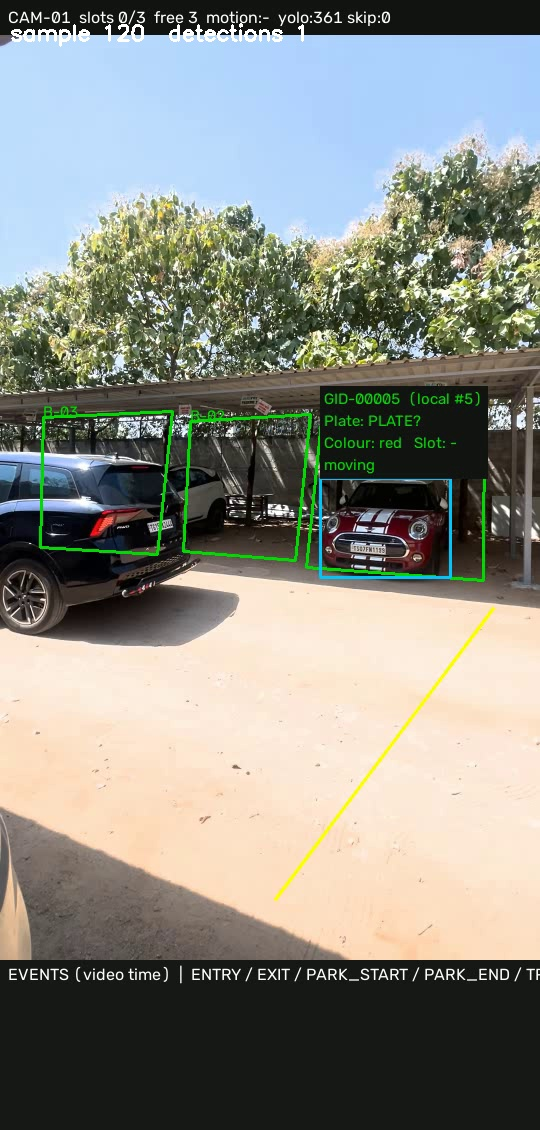
#> input picture TEST_REPORTS/raw/video/probe-1-sample-0.jpg, 540 x 1130 px
$ python -i camera_motion.py   (imports and definitions only)
#> lines starting #> are read from the running program, lines starting #| are printed output that depends on the picture
"""Reference-frame camera motion estimation for virtual parking geometry.

The returned affine matrix maps points in the CURRENT source frame into the
REFERENCE source frame. Detection and tracking remain in current-frame pixels.
"""
from __future__ import annotations

import csv
import math
import os
import time

import cv2
import numpy as np


# [14 lines left out: functions transform_points, transform_bbox, not called in this run]


class CameraMotionEstimator:
    """Estimate current-to-reference motion with ORB/RANSAC and ECC fallback.

    Low-quality estimates are rejected and the last good transform is held.
    Diagnostics are appended to CSV when ``diagnostics_path`` is supplied.
    """
    def __init__(self, diagnostics_path=None, max_dimension=800, min_inliers=8,
                 max_translation_fraction=0.35, max_rotation_deg=20.0,
                 min_scale=0.65, max_scale=1.50, smoothing=0.60):
        self.max_dimension = int(max_dimension)
        self.min_inliers = int(min_inliers)
        self.max_translation_fraction = float(max_translation_fraction)
        self.max_rotation_deg = float(max_rotation_deg)
        self.min_scale, self.max_scale = float(min_scale), float(max_scale)
        self.smoothing = float(smoothing)
        self.orb = cv2.ORB_create(nfeatures=1800, scaleFactor=1.2, nlevels=8)
        self.matcher = cv2.BFMatcher(cv2.NORM_HAMMING)
        self.reference_gray = None
        self.reference_size = None
        self.reference_kp = None
        self.reference_desc = None
        # Previous usable feature frame and its mapping into geometry/reference
        # coordinates. This is a fallback when a pan/tilt/zoom loses direct
        # overlap with the very first frame.
        self.previous_kp = None
        self.previous_desc = None
        self.previous_to_reference = np.array(
            [[1., 0., 0.], [0., 1., 0.]], dtype=np.float32
        )
        self.last_good = np.array([[1., 0., 0.], [0., 1., 0.]], dtype=np.float32)
        self.quality = "reference"
        self.inliers = 0
        self._csv_path = diagnostics_path
        self._csv_ready = False

    def _gray(self, image):
        gray = cv2.cvtColor(image, cv2.COLOR_BGR2GRAY) if image.ndim == 3 else image
        h, w = gray.shape[:2]
        scale = min(1.0, float(self.max_dimension) / max(h, w))
        if scale < 1.0:
            gray = cv2.resize(gray, (max(1, round(w * scale)), max(1, round(h * scale))),
                              interpolation=cv2.INTER_AREA)
        return gray, scale

    # [18 lines left out: function _log, not called in this run]
    def _log(
        self,
        frame_id,
        matrix,
        inliers,
        method,
        accepted,
        rejection_reason="",
        ecc_score=None,
        candidate_matrix=None,
    ):
        if not self._csv_path:
            return

        parent = os.path.dirname(self._csv_path)
        if parent:
            os.makedirs(parent, exist_ok=True)

        new_file = (
            not os.path.exists(self._csv_path)
            or os.path.getsize(self._csv_path) == 0
        )

        # Log the candidate separately from the last accepted transform.
        candidate = (
            np.asarray(candidate_matrix, dtype=float)
            if candidate_matrix is not None
            else None
        )
        held = np.asarray(matrix, dtype=float)

        # [13 lines left out: function metrics, not called in this run]

        with open(self._csv_path, "a", newline="", encoding="utf-8") as f:
            writer = csv.writer(f)
            if new_file:
                writer.writerow([
                    "time", "frame_id", "method", "accepted", "inliers",
                    "candidate_tx_px", "candidate_ty_px",
                    "candidate_rotation_deg", "candidate_scale",
                    "rejection_reason", "ecc_score",
                    "held_tx_px", "held_ty_px",
                    "held_rotation_deg", "held_scale", "quality",
                ])

            writer.writerow([
                f"{time.time():.3f}",
                frame_id,
                method,
                int(accepted),
                int(inliers),
                *metrics(candidate),
                rejection_reason,
                "" if ecc_score is None else f"{ecc_score:.5f}",
                *metrics(held),
                self.quality,
            ])


    # [40 lines left out: functions _to_source_matrix, _rejection_reason, not called in this run]

    def _acceptable(self, matrix, inliers, gray_shape):
        return self._rejection_reason(matrix, inliers, gray_shape) == "accepted"


    # [38 lines left out: functions _homogeneous, _affine_from_matches, _matrix_to_source, not called in this run]

    @staticmethod
    def _mask_boxes(gray_shape, moving_boxes, scale):
        h, w = gray_shape
        mask = np.full((h, w), 255, dtype=np.uint8)
        for box in moving_boxes or ():
            x1, y1, x2, y2 = map(float, box)
            x1 = int(max(0, min(w, round(x1 * scale))))
            x2 = int(max(0, min(w, round(x2 * scale))))
            y1 = int(max(0, min(h, round(y1 * scale))))
            y2 = int(max(0, min(h, round(y2 * scale))))
            if x2 > x1 and y2 > y1:
                cv2.rectangle(mask, (x1, y1), (x2, y2), 0, -1)
        return mask

    # [28 lines left out: functions _matrix_metrics, _smooth_to, not called in this run]

    def update(self, image, moving_boxes=(), frame_id=None):
        """Return a validated current-frame -> calibrated-reference transform.

        First try matching to the reference frame, which bounds accumulated
        drift. If a moving camera loses enough overlap for that match, estimate
        current -> previous and compose it with the previous frame's validated
        reference transform. A weak/textureless frame never resets the transform.
        """
        gray, scale = self._gray(image)
        mask = self._mask_boxes(gray.shape, moving_boxes, scale)
        kp, desc = self.orb.detectAndCompute(gray, mask)

        if self.reference_gray is None:
            self.reference_gray = gray
            self.reference_size = image.shape[1], image.shape[0]
            # Exclude detected vehicles even in the very first frame. Otherwise
            # their features can drag the reference as they move.
            self.reference_kp, self.reference_desc = kp, desc
            self.previous_kp, self.previous_desc = kp, desc
            self.previous_to_reference = self.last_good.copy()
            self.quality, self.inliers = "reference", 0
            self._log(frame_id, self.last_good, 0, "reference", True,
                      rejection_reason="reference_frame")
            return self.last_good.copy()

        candidate, inliers = self._affine_from_matches(
            kp, desc, self.reference_kp, self.reference_desc,
            self.matcher, scale, self.min_inliers,
        )
        method = "orb_ransac"
        rejection_reason = self._rejection_reason(candidate, inliers, gray.shape)
        accepted = rejection_reason == "accepted"
        ecc_score = None

        # Fallback: chain a local transform from this frame to the last feature
        # frame with a known reference pose. The local motion is checked against
        # conservative per-step limits before it is composed.
        if not accepted and self.previous_desc is not None:
            incremental, local_inliers = self._affine_from_matches(
                kp, desc, self.previous_kp, self.previous_desc,
                self.matcher, scale, self.min_inliers,
            )
            if incremental is not None and local_inliers >= self.min_inliers:
                inc_scale, inc_rotation, inc_translation = self._matrix_metrics(incremental)
                diagonal = math.hypot(image.shape[1], image.shape[0])
                local_ok = (
                    np.isfinite(incremental).all()
                    and self.min_scale <= inc_scale <= self.max_scale
                    and abs(inc_rotation) <= self.max_rotation_deg
                    and inc_translation <= 0.30 * diagonal
                )
                if local_ok:
                    candidate = (
                        self._homogeneous(self.previous_to_reference)
                        @ self._homogeneous(incremental)
                    )[:2].astype(np.float32)
                    inliers = local_inliers
                    method = "orb_prev_ransac"
                    rejection_reason = "accepted_incremental"
                    accepted = True
                else:
                    rejection_reason = "incremental_transform_out_of_range"

        # Final fallback: ECC is useful for small motion but is intentionally
        # accepted only with a strong correlation score.
        if not accepted and desc is not None and self.reference_desc is not None:
            try:
                warp = np.eye(2, 3, dtype=np.float32)
                criteria = (cv2.TERM_CRITERIA_EPS | cv2.TERM_CRITERIA_COUNT, 35, 1e-5)
                score, warp = cv2.findTransformECC(
                    self.reference_gray, gray, warp, cv2.MOTION_AFFINE,
                    criteria, None, 1
                )
                ecc_score = float(score)
                candidate = self._matrix_to_source(
                    cv2.invertAffineTransform(warp), scale
                )
                rejection_reason = self._rejection_reason(
                    candidate, self.min_inliers, gray.shape
                )
                if score < 0.75:
                    rejection_reason = "ecc_score_too_low"
                accepted = rejection_reason == "accepted"
                if accepted:
                    method = "ecc_fallback"
                    inliers = 0
            except cv2.error:
                candidate, accepted = None, False
                rejection_reason = "ecc_error"

        if accepted and candidate is not None:
            # A reference-frame estimate is already anchored to the calibrated
            # first frame. Blending it with last frame's pose creates visible
            # lag between the camera and the slot outlines. Apply those absolute
            # estimates directly; lightly smooth only chained incremental ones.
            if method in {"orb_ransac", "ecc_fallback"}:
                self.last_good = np.asarray(candidate, dtype=np.float32).copy()
            else:
                self._smooth_to(candidate, alpha=max(self.smoothing, 0.90))
            self.quality = {
                "orb_ransac": "good",
                "orb_prev_ransac": "incremental",
                "ecc_fallback": "ecc",
            }.get(method, "good")
        else:
            self.quality = "held_last_good"

        self.inliers = inliers
        # Only advance the incremental anchor when this frame's pose was
        # accepted. Associating a failed frame's descriptors with the held pose
        # would silently lose the camera movement between those two frames.
        if accepted and desc is not None and len(desc) >= self.min_inliers:
            self.previous_kp, self.previous_desc = kp, desc
            self.previous_to_reference = self.last_good.copy()

        self._log(
            frame_id, self.last_good, inliers, method, accepted,
            rejection_reason=rejection_reason, ecc_score=ecc_score,
            candidate_matrix=candidate,
        )
        return self.last_good.copy()

>>> import cv2
>>> picture = cv2.imread('../../TEST_REPORTS/raw/video/probe-1-sample-0.jpg')
#> picture is the input picture: shape (1130, 540, 3); mean B, G, R 130, 138.5, 137.4
>>> result = CameraMotionEstimator().update(picture)
#> in _gray, `gray = cv2.cvtColor(image, cv2.COLOR_BGR2GRAY) if image.ndim == 3 else..`:
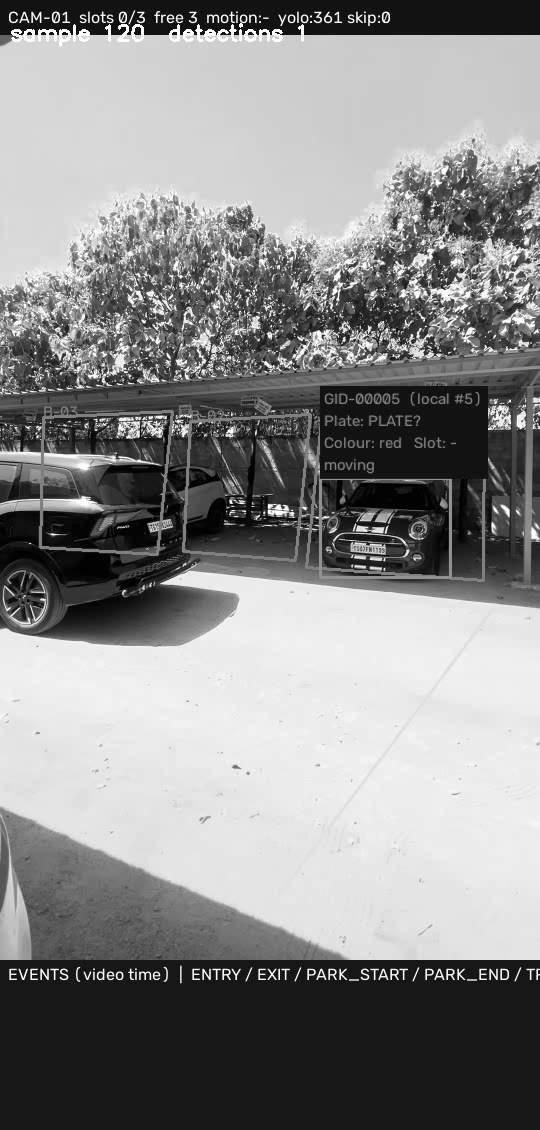
#> gray: shape (1130, 540); min 0, max 255, mean 137.2
#> in update, `gray, scale = self._gray(image)`: scale = 0.708
#> after the loop in _mask_boxes, `for box in moving_boxes or ():`: mask: shape (800, 382); every value is 255
#> in update, `kp, desc = self.orb.detectAndCompute(gray, mask)`: kp = 1800 keypoints; strongest (x, y, size): (319, 690, 31), (71, 690, 31), (310, 691, 31), (192, 689, 31)
#> in update, `self.reference_kp, self.reference_desc = kp, desc`: self.reference_kp has the same summary as kp
#> in update, `self.previous_kp, self.previous_desc = kp, desc`: self.previous_kp has the same summary as kp
#> result = [[1, 0, 0], [0, 1, 0]]

$ run again, on TEST_REPORTS/raw/video/probe-1-sample-12.jpg
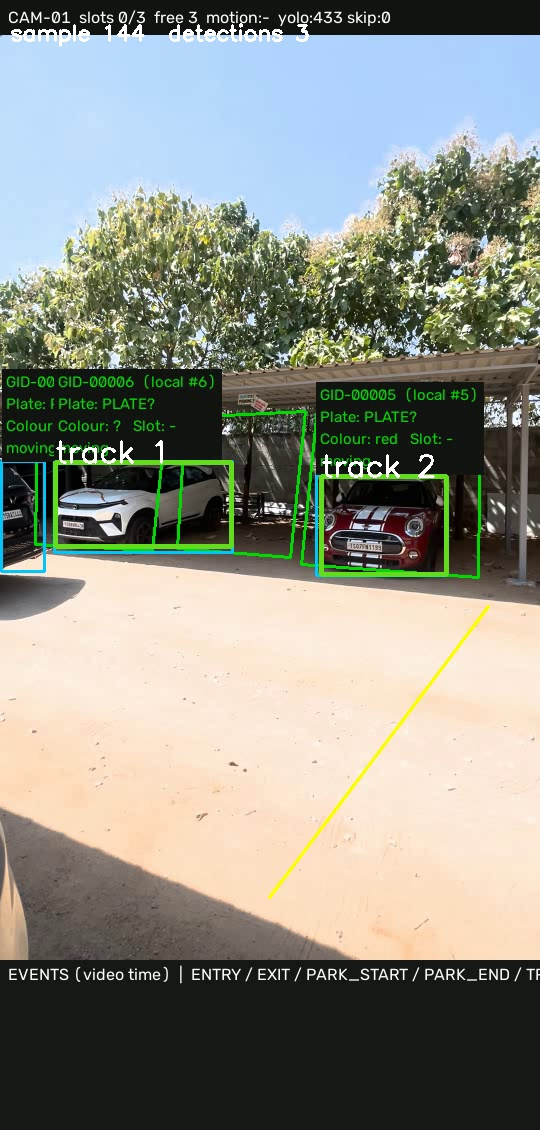
#> input picture TEST_REPORTS/raw/video/probe-1-sample-12.jpg, 540 x 1130 px
#> picture is the input picture: shape (1130, 540, 3); mean B, G, R 130.9, 141.6, 140.1
#> in _gray, `gray = cv2.cvtColor(image, cv2.COLOR_BGR2GRAY) if image.ndim == 3 else..`:
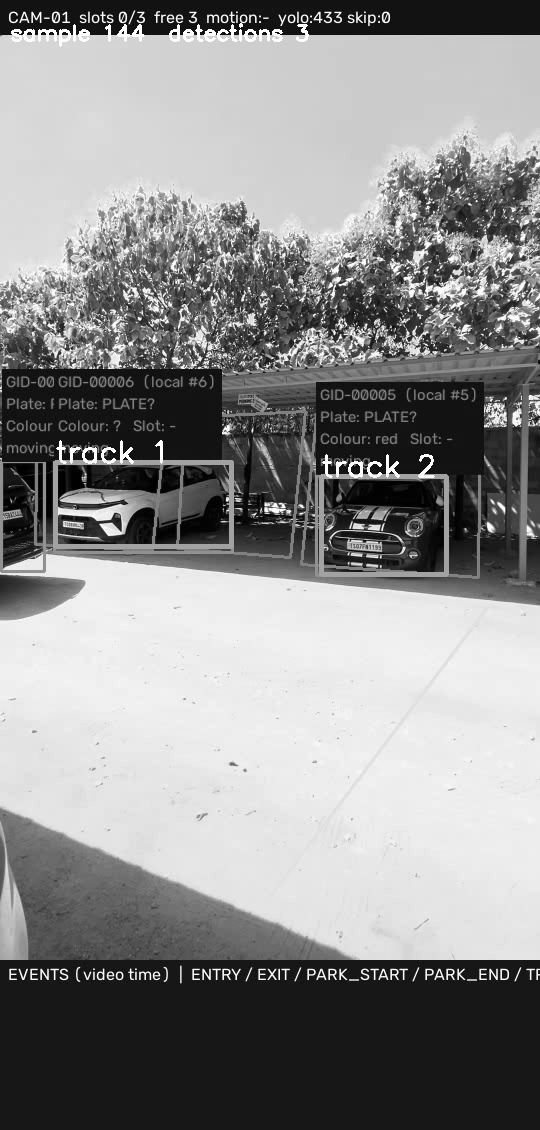
#> gray: shape (1130, 540); min 0, max 255, mean 139.9
#> in update, `gray, scale = self._gray(image)`: scale = 0.708
#> kp = 1800 keypoints; strongest (x, y, size): (301, 324, 31), (249, 332, 31), (61, 322, 31), (88, 319, 31)
#> self.reference_kp has the same summary as kp
#> self.previous_kp has the same summary as kp
#> result = [[1, 0, 0], [0, 1, 0]]

$ run again, on TEST_REPORTS/raw/video/probe-2-sample-0.jpg
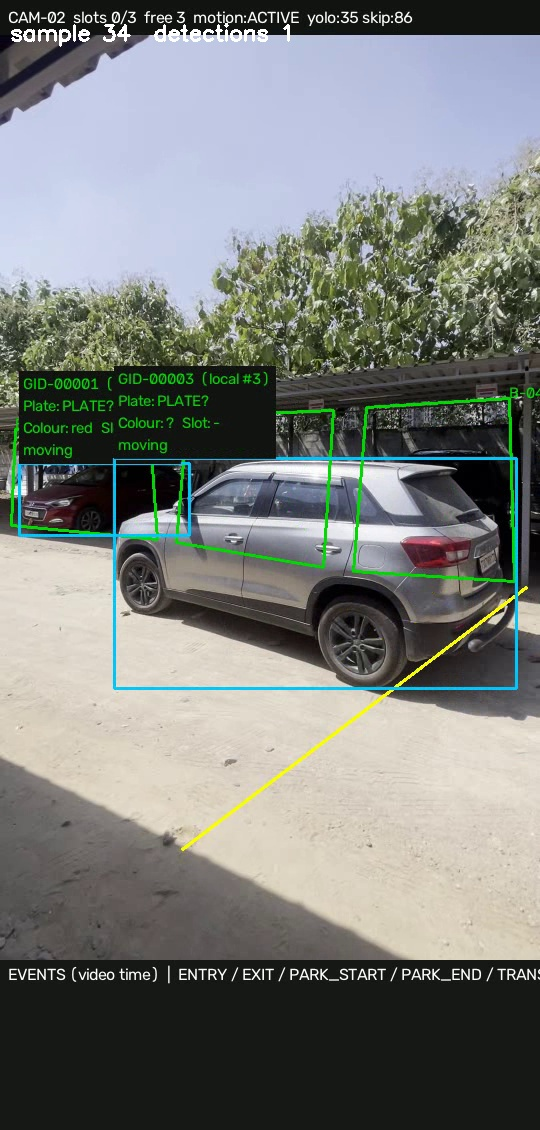
#> input picture TEST_REPORTS/raw/video/probe-2-sample-0.jpg, 540 x 1130 px
#> picture is the input picture: shape (1130, 540, 3); mean B, G, R 121.4, 125.3, 121.9
#> in _gray, `gray = cv2.cvtColor(image, cv2.COLOR_BGR2GRAY) if image.ndim == 3 else..`:
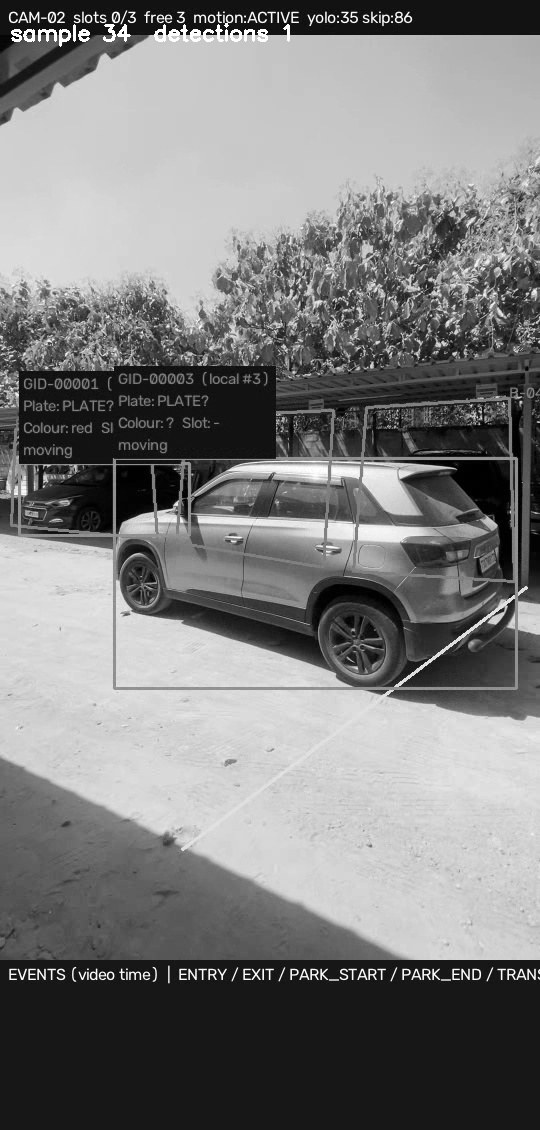
#> gray: shape (1130, 540); min 0, max 255, mean 123.8
#> in update, `gray, scale = self._gray(image)`: scale = 0.708
#> kp = 1800 keypoints; strongest (x, y, size): (337, 690, 31), (302, 690, 31), (186, 688, 31), (209, 689, 31)
#> self.reference_kp has the same summary as kp
#> self.previous_kp has the same summary as kp
#> result = [[1, 0, 0], [0, 1, 0]]
